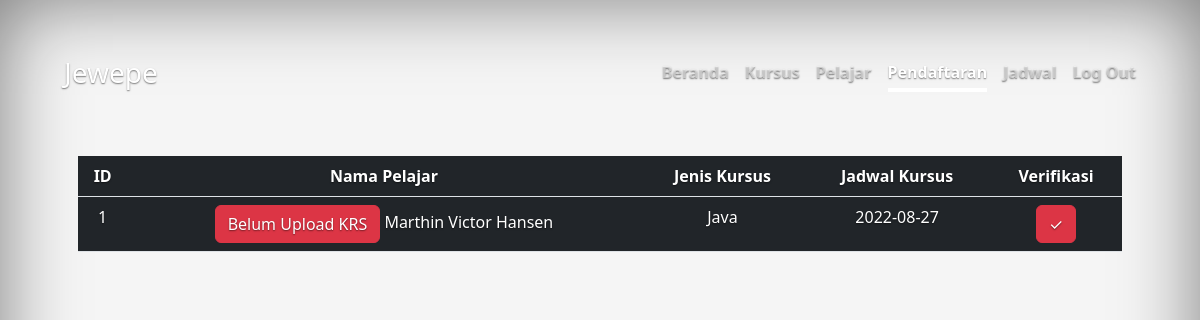
/tlaporan.php (signed in), run on the app's committed database.
### tables this page shows
CREATE TABLE `laporan` (
  `id_laporan` int(5) NOT NULL,
  `id_pelajar` int(5) NOT NULL,
  `id_jadwal` int(5) NOT NULL,
  `krs_pelajar` text NOT NULL,
  `status` varchar(10) NOT NULL
);

CREATE TABLE `pelajar` (
  `id_pelajar` int(5) NOT NULL,
  `nm_pelajar` varchar(50) NOT NULL,
  `kls_pelajar` varchar(6) NOT NULL,
  `nim_pelajar` varchar(40) NOT NULL,
  `role` varchar(9) NOT NULL
);

CREATE TABLE `course` (
  `id_kursus` int(5) NOT NULL,
  `nm_kursus` varchar(50) NOT NULL,
  `ket_kursus` text NOT NULL,
  `lama_kursus` int(40) NOT NULL
);

CREATE TABLE `jadwal` (
  `id_jadwal` int(5) NOT NULL,
  `id_kursus` int(5) NOT NULL,
  `waktu_kursus` date NOT NULL
);

### tlaporan.php (the view, shortened to what this page needs)
<?php
    include "koneksi.php";
?>
<!doctype html>
<html lang="en" class="h-100">
<head>
  <link href="./dist/css/bootstrap.min.css" rel="stylesheet">
  <link href="style.css" rel="stylesheet">
</head>
<body class="h-100 text-center bg-anime">
  <div class="d-flex w-100 h-100 p-3 mx-auto flex-column">
    <header class="px-5">
      <div class="text-white">
        <h3 class="float-md-start mb-0">Jewepe</h3>
        <nav class="nav nav-masthead justify-content-center float-md-end">
          <a class="nav-link fw-bold py-1 px-0" href="dashboard.php">Beranda</a>
          <a class="nav-link fw-bold py-1 px-0" href="tcourse.php">Kursus</a>
          <a class="nav-link fw-bold py-1 px-0" href="tpelajar.php">Pelajar</a>
          <a class="nav-link fw-bold py-1 px-0 active" aria-current="page" href="tlaporan.php">Pendaftaran</a>
          <a class="nav-link fw-bold py-1 px-0" href="tjadwal.php">Jadwal</a>
          <?php
              if (isset ($_SESSION["role"])=="admin") {
                echo '
                <a class="nav-link fw-bold py-1 px-0" href="logout.php">Log Out</a>
                ';
              }
            ?>
        </nav>
      </div>
    </header>
    <div class="container-lg mt-5 text-left text-white">
      <div class="row">
        <div class="col-12 px-5">
          <table class="table mt-3 text-white bg-dark">
            <thead>
              <tr>
                <th>ID</th>
                <th>Nama Pelajar</th>
                <th>Jenis Kursus</th>
                <th>Jadwal Kursus</th>
                <th>Verifikasi</th>
              </tr>
            </thead>
            <tbody>
              <?php
                    $QUERY = mysqli_query($KONEKSI, "SELECT * FROM `laporan` JOIN `jadwal` ON `laporan`.`id_jadwal`=`jadwal`.`id_jadwal` LEFT JOIN `course` ON `jadwal`.`id_kursus`=`course`.`id_kursus` LEFT JOIN `pelajar` ON `laporan`.`id_pelajar`=`pelajar`.`id_pelajar`");
                    while ($DATA=mysqli_fetch_assoc($QUERY)) {
                        echo '
                              <tr>
                                <form method="post">
                                  <td>'.$DATA['id_laporan'].'</td>
                                  <td>';
                                  if($DATA['krs_pelajar'] == '0'){
                                    echo '
                                    <span class="btn btn-danger">Belum Upload KRS</span>
                                    ';
                                  }else{
                                    echo '
                                    <a href="'.$DATA['krs_pelajar'].'" target="_blank" class="btn btn-secondary text-white">Lihat KRS</a>
                                    ';
                                  }
                                    echo $DATA['nm_pelajar'].'
                                  </td>
                                  <td>'.$DATA['nm_kursus'].'</td>
                                  <td>'.$DATA['waktu_kursus'].'</td>
                                  <td>';
                                  if($DATA['status'] == 0){
                                    echo '<a href="course-config.php?Aksi=verifikasi&id='.$DATA['id_laporan'].'" class="btn btn-danger">✓</a>';
                                  }else{
                                    echo '<a href="#" class="btn btn-success">✓</a>';
                                  }
                                  echo '</td>
                                  </form>
                               </tr>
                              ';
                           }
                      ?>
              </tbody>
          </table>
        </div>
      </div>
    </div>
  </div>
</body>
</html>

### style.css (style rules this page uses)
body { text-shadow: 0 .05rem .1rem rgba(0, 0, 0, .5); box-shadow: inset 0 0 5rem rgba(0, 0, 0, .5); }
.nav-masthead .nav-link { color: rgba(255, 255, 255, .5); border-bottom: .25rem solid transparent; }
.nav-masthead .nav-link + .nav-link { margin-left: 1rem; }
.nav-masthead .active { color: #fff; border-bottom-color: #fff; }
html, body { height: 100%; }
body { display: flex; align-items: center; padding-top: 40px; padding-bottom: 40px; background-color: #f5f5f5; }
.bg-anime { background-image: url("background (2).jpg"); background-repeat: no-repeat; background-position: center; background-size: cover; }

### data on the page
laporan: id_laporan "1", krs_pelajar "Belum Upload KRS", id_pelajar.nm_pelajar "Marthin Victor Hansen", course.nm_kursus "Java", id_jadwal.waktu_kursus "2022-08-27"
